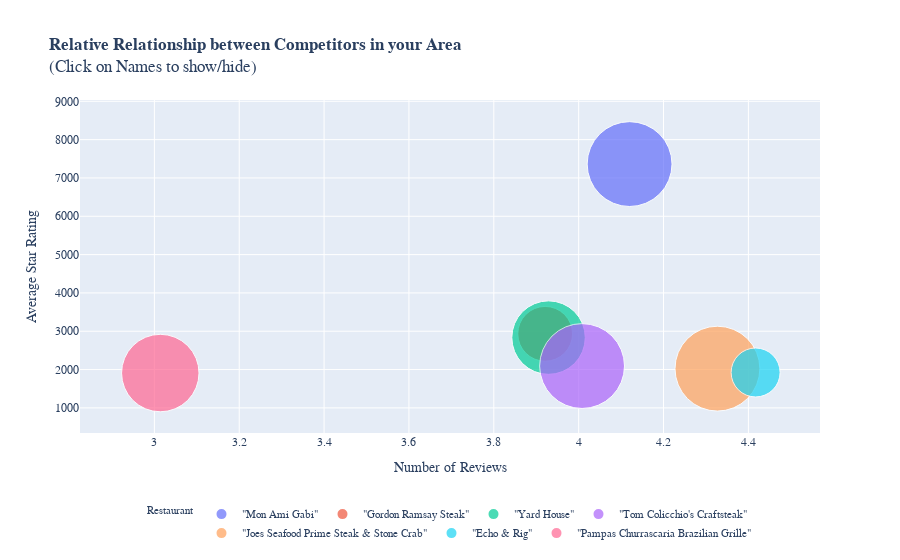

Source (notebook cell):
### Code cell
# Metric 1: Positive & Negative Reviews Trends over Year
plot_stacked_vertical_bar_chart(count_reviews, 
                           x_col="dt_year", y_col1="pos_counts", y_col2="neg_counts",
                           x_label='Year', y_label=' Review Count',
                           title="Your Restaurant's Positive & Negative Reviews Trends over Year")

# Metric 2: Average Number of Star Ratings (Yelp) over Year
plot_bar_and_line_chart(data=num_ratings_with_avg, 
                        col_bar_y1='num_ratings', col_line_y2='star_avg', col_x='dt_year', 
                        y1_label="Total Star Ratings", y2_label="Star Value", x_label="Year",
                        title="Your Restaurant's Average Number of Star Ratings over Year",
                        bar_color="orange", line_color="red")

# Metric 3: Top 5 Most Frequent Phrases in Positive & Negative Reviews (Yelp)
display(bigram_neg[['word', 'count']].head(20))
display(bigram_pos[['word', 'count']].head(20))

# Metric 4: Top 10 Positive & 10 Negative Reviews based on Commmunity Feedback



## COMPETITION BENCHMARKING
# Metric: Yelp/Google Average Star Rating
plot_bubble_chart(bb_chart,
                 x_axis='Average_Star_Rating',
                 y_axis='Number_of_Reviews',
                 x_title='Number of Reviews', y_title='Average Star Rating',
                 bubble_size='Years_of_Operation',
                 color='Restaurant',
                 hover_name='Restaurant',
                 title=' <b> Relative Relationship between Competitors in your Area </b>  <br> (Click on Names to show/hide)',
                 size_max=60,
                font_size=12)

# Metric: Top 5 most Positive/Negative popular keywords for a set of restaurant

# Metric: Top 5 most Positive/Negative popular keywords for a set of restaurant

### Figure 1 — Plotly figure (JSON) as saved in the notebook; plotly's stock layout.template omitted (floating-point values rounded to 4 significant figures)
{"data": [{"customdata": [[12]], "hovertemplate": "<b>%{hovertext}</b><br><br>Restaurant=\"Mon Ami Gabi\"<br>Average_Star_Rating=%{x:.2f}<br>Number_of_Reviews=%{y}<br>Years_of_Operation=%{customdata[0]}<extra></extra>", "hovertext": ["\"Mon Ami Gabi\""], "legendgroup": "\"Mon Ami Gabi\"", "marker": {"color": "#636efa", "size": [12], "sizemode": "area", "sizeref": 0.003333, "symbol": "circle"}, "mode": "markers", "name": "\"Mon Ami Gabi\"", "orientation": "v", "showlegend": true, "type": "scatter", "x": [4.12], "xaxis": "x", "y": [7362], "yaxis": "y"}, {"customdata": [[5]], "hovertemplate": "<b>%{hovertext}</b><br><br>Restaurant=\"Gordon Ramsay Steak\"<br>Average_Star_Rating=%{x:.2f}<br>Number_of_Reviews=%{y}<br>Years_of_Operation=%{customdata[0]}<extra></extra>", "hovertext": ["\"Gordon Ramsay Steak\""], "legendgroup": "\"Gordon Ramsay Steak\"", "marker": {"color": "#EF553B", "size": [5], "sizemode": "area", "sizeref": 0.003333, "symbol": "circle"}, "mode": "markers", "name": "\"Gordon Ramsay Steak\"", "orientation": "v", "showlegend": true, "type": "scatter", "x": [3.921], "xaxis": "x", "y": [2933], "yaxis": "y"}, {"customdata": [[9]], "hovertemplate": "<b>%{hovertext}</b><br><br>Restaurant=\"Yard House\"<br>Average_Star_Rating=%{x:.2f}<br>Number_of_Reviews=%{y}<br>Years_of_Operation=%{customdata[0]}<extra></extra>", "hovertext": ["\"Yard House\""], "legendgroup": "\"Yard House\"", "marker": {"color": "#00cc96", "size": [9], "sizemode": "area", "sizeref": 0.003333, "symbol": "circle"}, "mode": "markers", "name": "\"Yard House\"", "orientation": "v", "showlegend": true, "type": "scatter", "x": [3.929], "xaxis": "x", "y": [2834], "yaxis": "y"}, {"customdata": [[12]], "hovertemplate": "<b>%{hovertext}</b><br><br>Restaurant=\"Tom Colicchio's Craftsteak\"<br>Average_Star_Rating=%{x:.2f}<br>Number_of_Reviews=%{y}<br>Years_of_Operation=%{customdata[0]}<extra></extra>", "hovertext": ["\"Tom Colicchio's Craftsteak\""], "legendgroup": "\"Tom Colicchio's Craftsteak\"", "marker": {"color": "#ab63fa", "size": [12], "sizemode": "area", "sizeref": 0.003333, "symbol": "circle"}, "mode": "markers", "name": "\"Tom Colicchio's Craftsteak\"", "orientation": "v", "showlegend": true, "type": "scatter", "x": [4.008], "xaxis": "x", "y": [2092], "yaxis": "y"}, {"customdata": [[12]], "hovertemplate": "<b>%{hovertext}</b><br><br>Restaurant=\"Joes Seafood Prime Steak & Stone Crab\"<br>Average_Star_Rating=%{x:.2f}<br>Number_of_Reviews=%{y}<br>Years_of_Operation=%{customdata[0]}<extra></extra>", "hovertext": ["\"Joes Seafood Prime Steak & Stone Crab\""], "legendgroup": "\"Joes Seafood Prime Steak & Stone Crab\"", "marker": {"color": "#FFA15A", "size": [12], "sizemode": "area", "sizeref": 0.003333, "symbol": "circle"}, "mode": "markers", "name": "\"Joes Seafood Prime Steak & Stone Crab\"", "orientation": "v", "showlegend": true, "type": "scatter", "x": [4.327], "xaxis": "x", "y": [2024], "yaxis": "y"}, {"customdata": [[4]], "hovertemplate": "<b>%{hovertext}</b><br><br>Restaurant=\"Echo & Rig\"<br>Average_Star_Rating=%{x:.2f}<br>Number_of_Reviews=%{y}<br>Years_of_Operation=%{customdata[0]}<extra></extra>", "hovertext": ["\"Echo & Rig\""], "legendgroup": "\"Echo & Rig\"", "marker": {"color": "#19d3f3", "size": [4], "sizemode": "area", "sizeref": 0.003333, "symbol": "circle"}, "mode": "markers", "name": "\"Echo & Rig\"", "orientation": "v", "showlegend": true, "type": "scatter", "x": [4.417], "xaxis": "x", "y": [1924], "yaxis": "y"}, {"customdata": [[10]], "hovertemplate": "<b>%{hovertext}</b><br><br>Restaurant=\"Pampas Churrascaria Brazilian Grille\"<br>Average_Star_Rating=%{x:.2f}<br>Number_of_Reviews=%{y}<br>Years_of_Operation=%{customdata[0]}<extra></extra>", "hovertext": ["\"Pampas Churrascaria Brazilian Grille\""], "legendgroup": "\"Pampas Churrascaria Brazilian Grille\"", "marker": {"color": "#FF6692", "size": [10], "sizemode": "area", "sizeref": 0.003333, "symbol": "circle"}, "mode": "markers", "name": "\"Pampas Churrascaria Brazilian Grille\"", "orientation": "v", "showlegend": true, "type": "scatter", "x": [3.014], "xaxis": "x", "y": [1909], "yaxis": "y"}], "layout": {"autosize": true, "font": {"family": "Helvetica Neue", "size": 12}, "legend": {"font": {"size": 11}, "itemsizing": "constant", "orientation": "h", "title": {"font": {"size": 11}, "text": "Restaurant"}, "tracegroupgap": 0, "x": 0.5, "xanchor": "center", "y": -0.2, "yanchor": "top"}, "title": {"text": " <b> Relative Relationship between Competitors in your Area </b>  <br> (Click on Names to show/hide)"}, "xaxis": {"anchor": "y", "autorange": true, "domain": [0, 1], "range": [2.818, 4.573], "title": {"text": "Number of Reviews"}, "type": "linear"}, "yaxis": {"anchor": "x", "autorange": true, "domain": [0, 1], "range": [-3348.0, 12730.0], "title": {"text": "Average Star Rating"}, "type": "linear"}}}
